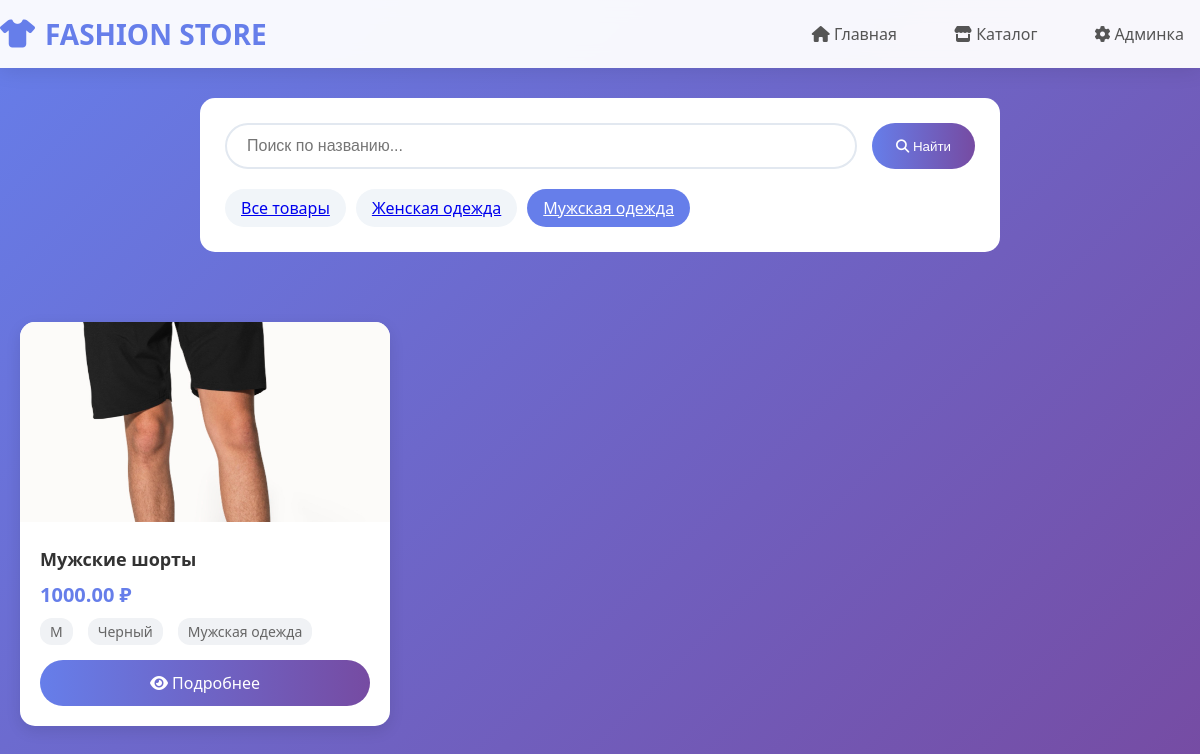
/app/products/?category=muzhskaya-odezhda, run on the app's committed database.
### someapp/models.py (models this page shows, shortened)
class Category(models.Model):
    name = models.CharField(max_length=100, verbose_name="Название категории")
    slug = models.SlugField(unique=True)
    class Meta:
        verbose_name = "Категория"
        verbose_name_plural = "Категории"

class Product(models.Model):
    SIZE_CHOICES = [
        ('XS', 'XS'),
        ('S', 'S'),
        ('M', 'M'),
        ('L', 'L'),
        ('XL', 'XL'),
        ('XXL', 'XXL'),
    ]
    name = models.CharField(max_length=200, verbose_name="Название товара")
    description = models.TextField(verbose_name="Описание")
    price = models.DecimalField(max_digits=10, decimal_places=2, verbose_name="Цена")
    category = models.ForeignKey(Category, on_delete=models.CASCADE, related_name='products', verbose_name="Категория")
    size = models.CharField(max_length=10, choices=SIZE_CHOICES, verbose_name="Размер")
    color = models.CharField(max_length=50, verbose_name="Цвет")
    material = models.CharField(max_length=100, verbose_name="Материал")
    image = models.ImageField(upload_to='products/', verbose_name="Изображение", blank=True)
    in_stock = models.BooleanField(default=True, verbose_name="В наличии")
    created_at = models.DateTimeField(auto_now_add=True)
    updated_at = models.DateTimeField(auto_now=True)
    class Meta:
        verbose_name = "Товар"
        verbose_name_plural = "Товары"

### someapp/views.py (the view)
# urls.py: path('products/', product_list, name='product_list'),
def product_list(request):
    products = Product.objects.filter(in_stock=True)
    categories = Category.objects.all()
    category_slug = request.GET.get('category')
    if category_slug:
        products = products.filter(category__slug=category_slug)
    search_query = request.GET.get('q')
    if search_query:
        products = products.filter(name__icontains=search_query)
    paginator = Paginator(products, 12)
    page_number = request.GET.get('page')
    page_obj = paginator.get_page(page_number)
    return render(request, 'someapp/product_list.html', {
        'page_obj': page_obj,
        'categories': categories,
        'selected_category': category_slug,
    })

### someapp/templates/someapp/product_list.html (shortened to what this page needs)
{% extends 'someapp/base.html' %}
{% load static %}
{% block content %}
<div class="search-section">
    <form method="get" class="search-form">
        <input type="text" name="q" placeholder="Поиск по названию..." class="search-input" value="{{ request.GET.q }}">
        <button type="submit" class="btn">
            <i class="fas fa-search"></i> Найти
        </button>
    </form>
    <div class="category-filter">
        <a href="{% url 'product_list' %}" class="category-btn {% if not selected_category %}active{% endif %}">
            Все товары
        </a>
        {% for category in categories %}
            <a href="?category={{ category.slug }}" class="category-btn {% if selected_category == category.slug %}active{% endif %}">
                {{ category.name }}
            </a>
        {% endfor %}
    </div>
</div>
{% if page_obj %}
    <div class="products-grid">
        {% for product in page_obj %}
        <div class="product-card">
            {% if product.image %}
                <img src="{{ product.image.url }}" alt="{{ product.name }}" class="product-image">
            {% else %}
                <img src="{% static 'images/placeholder.jpg' %}" alt="Нет изображения" class="product-image">
            {% endif %}
            <div class="product-info">
                <h3 class="product-title">{{ product.name }}</h3>
                <p class="product-price">{{ product.price }} ₽</p>
                <div class="product-details">
                    <span>{{ product.size }}</span>
                    <span>{{ product.color }}</span>
                    <span>{{ product.category.name }}</span>
                </div>
                <a href="{% url 'product_detail' product.pk %}" class="btn btn-view">
                    <i class="fas fa-eye"></i> Подробнее
                </a>
            </div>
        </div>
        {% endfor %}
    </div>
{% endif %}
{% endblock %}

### static/css/style.css (style rules this page uses)
* { margin: 0; padding: 0; box-sizing: border-box; }
body { font-family: 'Segoe UI', Tahoma, Geneva, Verdana, sans-serif; background: linear-gradient(135deg, #667eea 0%, #764ba2 100%); min-height: 100vh; color: #333; }
.products-grid { display: grid; grid-template-columns: repeat(auto-fill, minmax(280px, 1fr)); gap: 25px; padding: 40px 0; }
.product-card { background: white; border-radius: 15px; overflow: hidden; box-shadow: 0 5px 15px rgba(0, 0, 0, 0.1); transition: all 0.3s ease; cursor: pointer; }
.product-image { width: 100%; height: 200px; object-fit: cover; }
.product-info { padding: 20px; }
.product-title { font-size: 18px; font-weight: 600; margin-bottom: 10px; color: #333; }
.product-price { color: #667eea; font-size: 20px; font-weight: 700; margin-bottom: 10px; }
.product-details { display: flex; gap: 15px; margin-bottom: 15px; color: #666; font-size: 14px; }
.product-details span { padding: 4px 10px; background: #f0f2f5; border-radius: 12px; }
.btn { display: inline-block; background: linear-gradient(to right, #667eea, #764ba2); color: white; padding: 12px 24px; border-radius: 25px; text-decoration: none; font-weight: 500; border: none; cursor: pointer; transition: all 0.3s ease; }
.btn-view { width: 100%; text-align: center; }
.search-section { background: white; padding: 25px; border-radius: 15px; margin: 30px auto; max-width: 800px; }
.search-form { display: flex; gap: 15px; margin-bottom: 20px; }
.search-input { flex: 1; padding: 12px 20px; border: 2px solid #e2e8f0; border-radius: 25px; font-size: 16px; transition: border-color 0.3s; }
.category-filter { display: flex; flex-wrap: wrap; gap: 10px; }
.category-btn { padding: 8px 16px; background: #f1f5f9; border: none; border-radius: 20px; cursor: pointer; transition: all 0.3s; }
.category-btn.active { background: #667eea; color: white; }

### data on the page
Category: name "Женская одежда"
Category: name "Мужская одежда"
Product: image (picture), name "Мужские шорты", price "1000.00", size "M", color "Черный", category.name "Мужская одежда"
